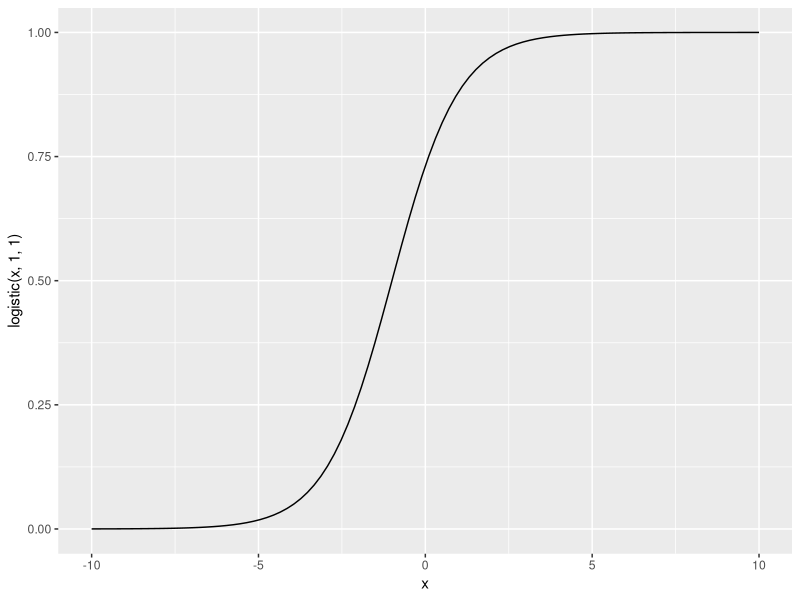
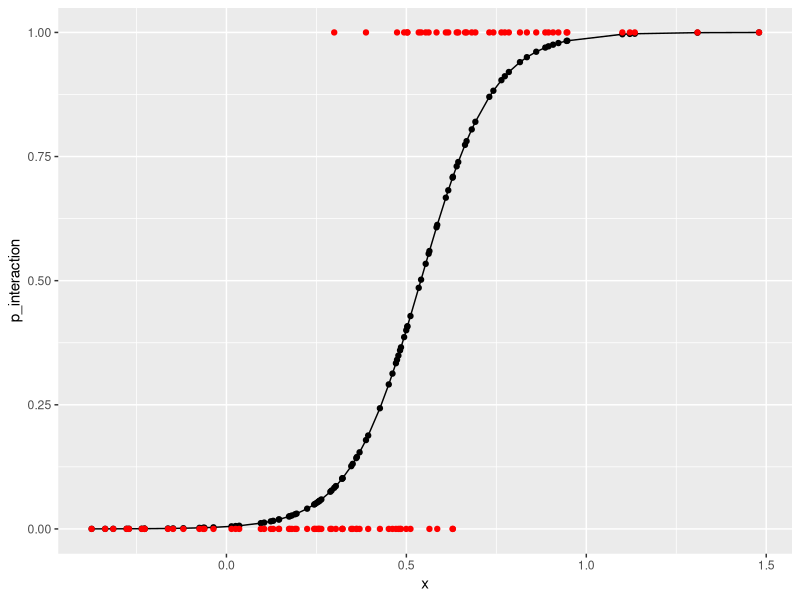
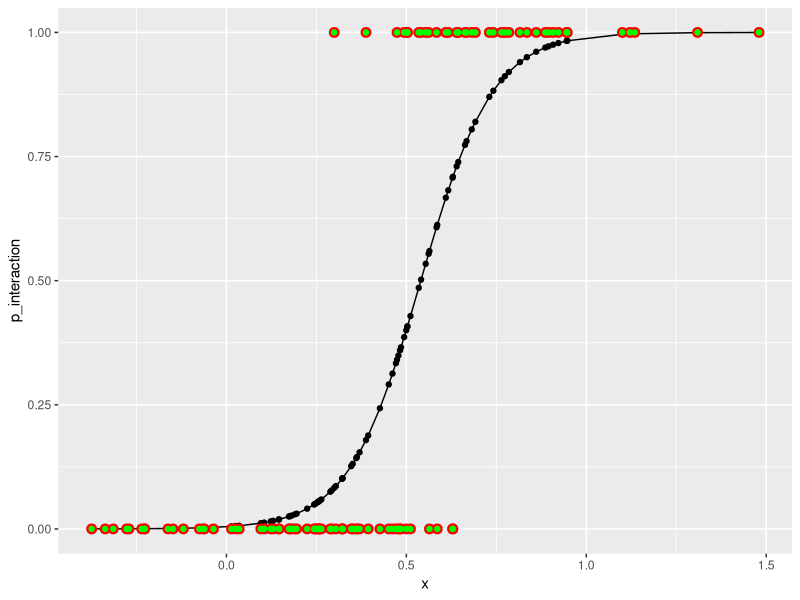
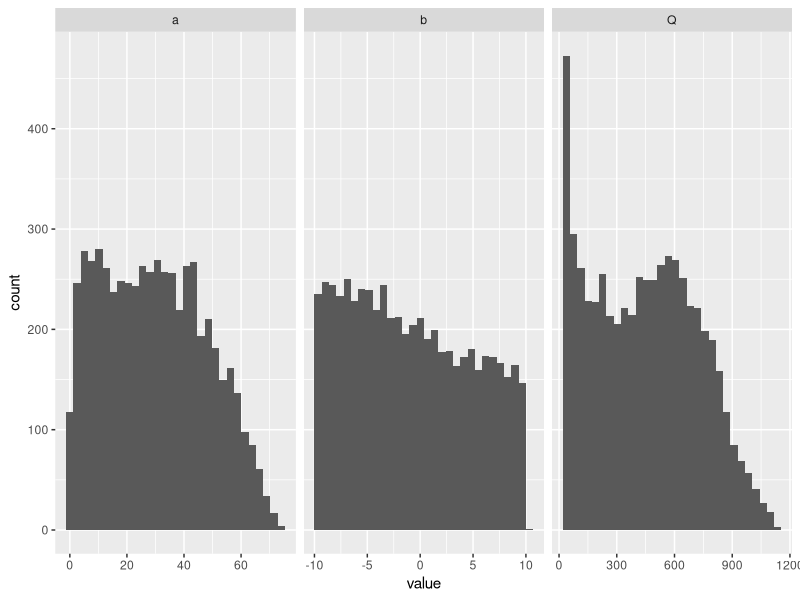
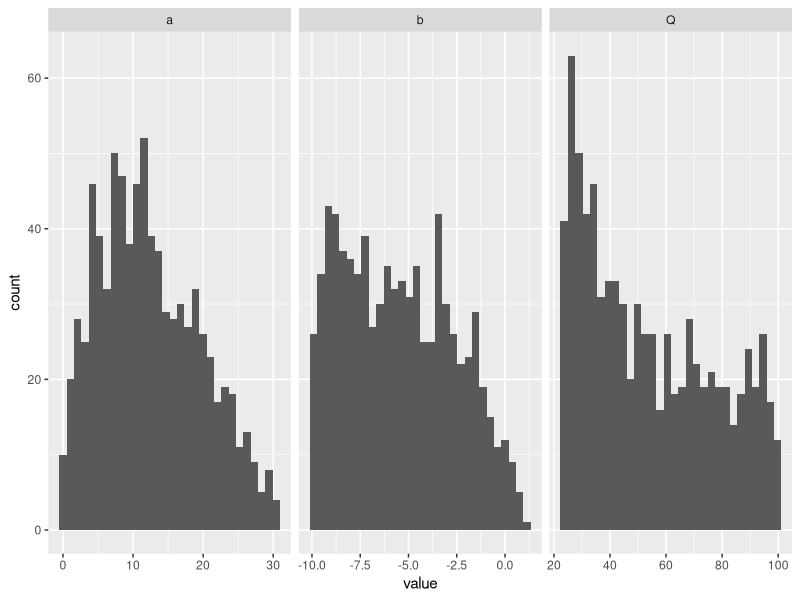
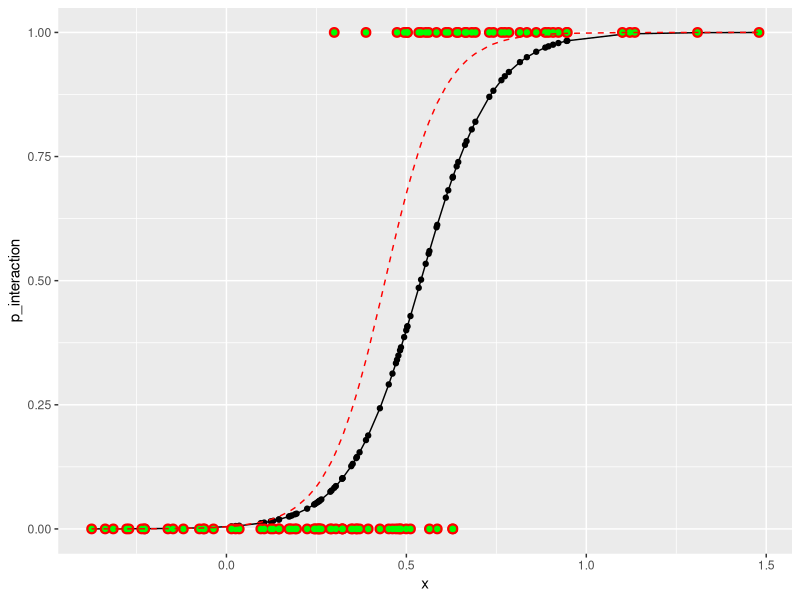

These figures' R source, in order:
library(boot)
library(ggplot2)
library(dplyr)
library(tidyr)

#logistic model y = a*x + b  ~Food Web Model
logistic <- function(x, a, b){
  yy <- inv.logit(a*x+b)
  return(yy)
}

x <- seq(-10, 10, length=100)
ggplot(mapping=aes(x=x, y=logistic(x, 1, 1))) +
  geom_line()


## parameters
mass_mean <- 1
mass_sd <- 1
num_species <- 100
real_a <- 10 # ~Real Parameters
real_b <- -5 # ~Real Parameters



x <- log10(rlnorm(num_species, mass_mean, mass_sd)) # ~Real Body Sizes
real_b <- real_b - mean(x)
# ~Real food web
p_interaction <- logistic(x, real_a, real_b) 

# ~Stochasticity in the system's biology
interaction <- numeric(length=num_species)
for(i in 1:num_species)
  interaction[i] <- rbinom(1, 1, p_interaction[i])

## deterministic biology version
#interaction <- ifelse(p_interaction<0.3, 0, 1)


## add multiple observations per interaction (perhaps body size dependent)


ggplot(mapping=aes(x=x, y=p_interaction)) +
  geom_point() + geom_line() +
  geom_point(mapping=aes(y=interaction), col="red")


## add observation error
p_1_1 <- 1  ## larger values give lower observation error
p_0_0 <- 1  ## larger values give lower observation error
rans <- runif(num_species)

obs_interaction <- ifelse(interaction==1 & rans>p_1_1, interaction-1,
                          ifelse(interaction==0 & rans>p_0_0, interaction+1, interaction))

ggplot(mapping=aes(x=x, y=p_interaction)) +
  geom_point() + geom_line() +
  geom_point(mapping=aes(y=interaction), col="red", size=3) +
  geom_point(mapping=aes(y=obs_interaction), col="green")


#Parameter Estimation (ABC)
numm <- 100000
guesses <- data.frame(a=runif(numm,0,1000),
                      b=runif(numm,-10,10),
                      Q = rep(NA,numm))

for(i in 1:numm)
{
  guesses$Q[i] <-  -sum(dbinom(obs_interaction, 1, logistic(x, guesses$a[i], guesses$b[i]), log = TRUE))
}

## Why so many infinite values?

guesses <- filter(guesses, is.finite(Q))

ggplot(gather(guesses), aes(x=value)) +
  facet_wrap(~key, scales="free_x") +
  geom_histogram()

threshold <- 100

guesses %>%
  filter(Q<threshold) %>%
  gather() %>%
  ggplot(aes(x=value)) +
     facet_wrap(~key, scales="free_x") +
     geom_histogram()


means <- guesses %>%
  filter(Q<threshold) %>%
  summarise_all(mean)
  


ggplot(mapping=aes(x=x, y=p_interaction)) +
  geom_point() + geom_line() +
  geom_point(mapping=aes(y=interaction), col="red", size=3) +
  geom_point(mapping=aes(y=obs_interaction), col="green") +
  geom_line(aes(y=logistic(x, means$a, means$b)), col="red", linetype="dashed")


m1 <- glm(obs_interaction ~ x, family=binomial)
summary(m1)

## plot the glm curve
## plot samples from the posteriors
